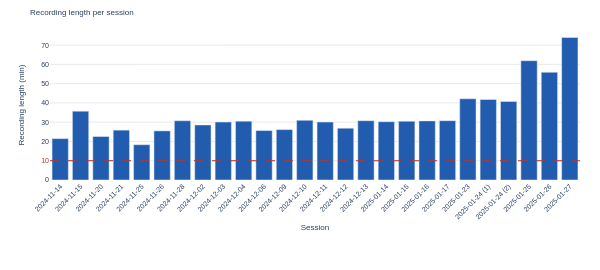

Notebook code cell kept with this figure:
### Code cell
session_counts = (
    fr.groupby(level="session_id")
    .size()
    .rename("n_entries")
    .reset_index()
)
# convert number of bins → minutes
session_counts["duration_min"] = session_counts["n_entries"] * 0.04 / 60
session_counts["session_date"] = session_counts["session_id"].str.split("_").str[0]
session_counts = session_counts.sort_values("session_id")
duplicate_session_dates = session_counts["session_date"].duplicated(keep=False)
session_date_number = session_counts.groupby("session_date").cumcount() + 1
session_counts["session_plot_label"] = np.where(
    duplicate_session_dates,
    session_counts["session_date"] + " (" + session_date_number.astype(str) + ")",
    session_counts["session_date"],
)
long_session_color = "#215CAF"
other_session_color = "#B7352D"
session_counts["duration_color"] = np.where(
    session_counts["duration_min"] > 10,
    long_session_color,
    other_session_color,
)

fig = px.bar(
    session_counts,
    x="session_plot_label",
    y="duration_min",
    labels={
        "session_plot_label": "Session",
        "duration_min": "Recording length (min)",
    },
    title="Recording length per session",
)

fig.update_xaxes(
    type="category",
    categoryorder="array",
    categoryarray=session_counts["session_plot_label"],
    showgrid=False,
    title_standoff=4,
    tickangle=-45,
    tickfont=dict(size=7, family="Arial"),
    title_font=dict(size=8, family="Arial"),
)

y_tick_step = 10
y_tick_max = max(10, int(np.ceil(session_counts["duration_min"].max() / y_tick_step) * y_tick_step))
y_tickvals = np.arange(0, y_tick_max + y_tick_step, y_tick_step)
y_ticktext = [
    "<span style='color:#B7352D'>10</span>" if tick == 10 else f"{tick:g}"
    for tick in y_tickvals
]

fig.update_yaxes(
    showgrid=True,
    gridcolor="rgba(128,128,128,0.35)",
    gridwidth=0.5,
    tickmode="array",
    tickvals=y_tickvals,
    ticktext=y_ticktext,
    tickfont=dict(size=7, family="Arial"),
    title_font=dict(size=8, family="Arial"),
)

fig.update_traces(marker_color=session_counts["duration_color"].tolist())

fig.add_hline(y=10, line_dash="dash", line_color="#B7352D", line_width=1)

fig.update_layout(
    plot_bgcolor="white",
    paper_bgcolor="white",
    title=dict(text="Recording length per session", font=dict(size=8, family="Arial")),
    font=dict(family="Arial", size=7),
    width=600,
    height=270,
    margin=dict(l=50, r=20, t=30, b=90),
)

fig.show()

### Figure 1 — Plotly figure (JSON) as saved in the notebook; plotly's stock layout.template omitted (floating-point values rounded to 4 significant figures)
{"data": [{"hovertemplate": "Session=%{x}<br>Recording length (min)=%{y}<extra></extra>", "legendgroup": "", "marker": {"color": ["#215CAF", "#215CAF", "#215CAF", "#215CAF", "#215CAF", "#215CAF", "#215CAF", "#215CAF", "#215CAF", "#215CAF", "#215CAF", "#215CAF", "#215CAF", "#215CAF", "#215CAF", "#215CAF", "#215CAF", "#215CAF", "#215CAF", "#215CAF", "#215CAF", "#215CAF", "#215CAF", "#215CAF", "#215CAF", "#215CAF"], "pattern": {"shape": ""}}, "name": "", "orientation": "v", "showlegend": false, "textposition": "auto", "type": "bar", "x": ["2024-11-14", "2024-11-15", "2024-11-20", "2024-11-21", "2024-11-25", "2024-11-26", "2024-11-28", "2024-12-02", "2024-12-03", "2024-12-04", "2024-12-06", "2024-12-09", "2024-12-10", "2024-12-11", "2024-12-12", "2024-12-13", "2025-01-14", "2025-01-15", "2025-01-16", "2025-01-17", "2025-01-23", "2025-01-24 (1)", "2025-01-24 (2)", "2025-01-25", "2025-01-26", "2025-01-27"], "xaxis": "x", "y": [21.47, 35.73, 22.56, 25.87, 18.31, 25.48, 30.75, 28.56, 30.07, 30.53, 25.65, 26.15, 30.94, 30.07, 26.89, 30.77, 30.23, 30.48, 30.67, 30.78, 42.13, 41.76, 40.76, 61.9, 55.89, 73.94], "yaxis": "y"}], "layout": {"barmode": "relative", "font": {"family": "Arial", "size": 7}, "height": 270, "legend": {"tracegroupgap": 0}, "margin": {"b": 90, "l": 50, "r": 20, "t": 30}, "paper_bgcolor": "white", "plot_bgcolor": "white", "shapes": [{"line": {"color": "#B7352D", "dash": "dash", "width": 1}, "type": "line", "x0": 0, "x1": 1, "xref": "x domain", "y0": 10, "y1": 10, "yref": "y"}], "title": {"font": {"family": "Arial", "size": 8}, "text": "Recording length per session"}, "width": 600, "xaxis": {"anchor": "y", "categoryarray": ["2024-11-14", "2024-11-15", "2024-11-20", "2024-11-21", "2024-11-25", "2024-11-26", "2024-11-28", "2024-12-02", "2024-12-03", "2024-12-04", "2024-12-06", "2024-12-09", "2024-12-10", "2024-12-11", "2024-12-12", "2024-12-13", "2025-01-14", "2025-01-15", "2025-01-16", "2025-01-17", "2025-01-23", "2025-01-24 (1)", "2025-01-24 (2)", "2025-01-25", "2025-01-26", "2025-01-27"], "categoryorder": "array", "domain": [0, 1], "showgrid": false, "tickangle": -45, "tickfont": {"family": "Arial", "size": 7}, "title": {"font": {"family": "Arial", "size": 8}, "standoff": 4, "text": "Session"}, "type": "category"}, "yaxis": {"anchor": "x", "domain": [0, 1], "gridcolor": "rgba(128,128,128,0.35)", "gridwidth": 0.5, "showgrid": true, "tickfont": {"family": "Arial", "size": 7}, "tickmode": "array", "ticktext": ["0", "<span style='color:#B7352D'>10</span>", "20", "30", "40", "50", "60", "70", "80"], "tickvals": [0, 10, 20, 30, 40, 50, 60, 70, 80], "title": {"font": {"family": "Arial", "size": 8}, "text": "Recording length (min)"}}}}
